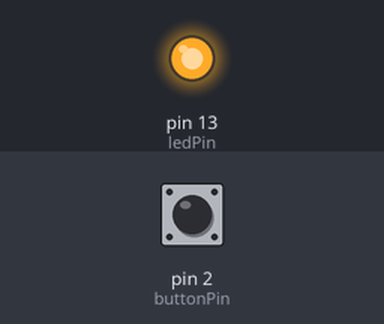
Simulated run of this sketch. Board: Arduino Uno, built with avr-gcc and run on an emulated ATmega328P. On the bench: output pins drawn as LEDs (lit = HIGH). Inputs (shaded band) come from the test bench; at power-on: pin 2 (buttonPin) LOW.

Above: at 1.2 s.
1.3 s: pin 2 (buttonPin) pulled HIGH for 0.15 s
At 2.5 s:
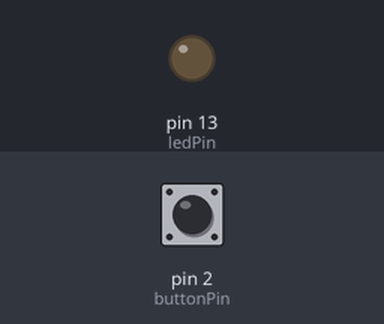
2.9 s: pin 2 (buttonPin) pulled HIGH for 1 s
At 3.7 s:
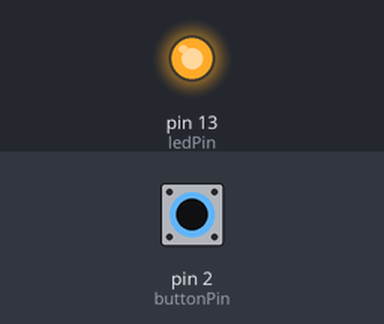
5.4 s: pin 2 (buttonPin) pulled HIGH for 3.2 s
At 6.8 s:
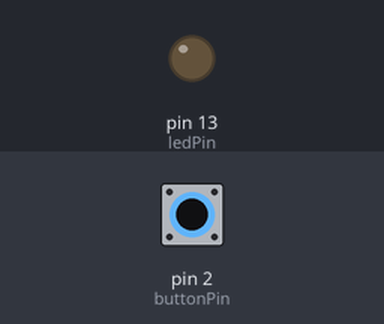
Timing chart, 0 to 8.4 s (numbered marks = the images above; inputs shaded):
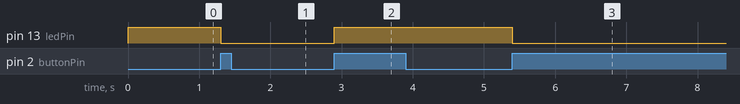

Measured:
- after the input at 1.3 s, pin 13 (ledPin): HIGH → LOW at once
- after the input at 2.9 s, pin 13 (ledPin): LOW → HIGH at once
- after the input at 5.4 s, pin 13 (ledPin): HIGH → LOW at once

The sketch:

sketch_sep30a_copy_20241001192024.ino
```cpp
const int buttonPin = 2;
const int ledPin =  13;

int buttonState = 0;

bool ledState = true;
bool ledHold = false;

void setup() {
  pinMode(ledPin, OUTPUT);
  pinMode(buttonPin, INPUT);
}

void loop(){
  buttonState = digitalRead(buttonPin);

  if (buttonState == HIGH) {

    if (!ledHold)
    {
        ledState = !ledState;
        ledHold = true;
    }
  }
  else {
    ledHold = false;
  }
  if (ledState)
  {
    digitalWrite(ledPin, HIGH);
  }
  else
  {
    digitalWrite(ledPin, LOW);
  }
}
```
